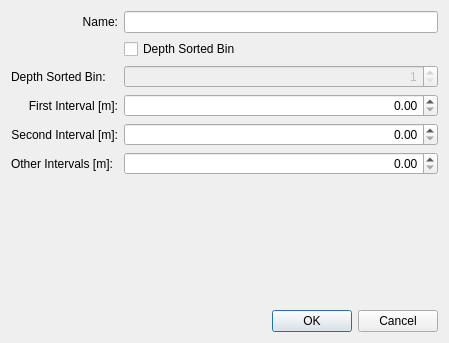
<?xml version="1.0" encoding="UTF-8"?>
<ui version="4.0">
 <class>DialogEditLOD</class>
 <widget class="QDialog" name="DialogEditLOD">
  <property name="geometry">
   <rect>
    <x>0</x>
    <y>0</y>
    <width>449</width>
    <height>343</height>
   </rect>
  </property>
  <property name="windowTitle">
   <string>LOD Edit</string>
  </property>
  <property name="modal">
   <bool>true</bool>
  </property>
  <layout class="QGridLayout" name="gridLayout">
   <item row="0" column="0">
    <widget class="QLabel" name="label">
     <property name="text">
      <string>Name:</string>
     </property>
     <property name="alignment">
      <set>Qt::AlignRight|Qt::AlignTrailing|Qt::AlignVCenter</set>
     </property>
     <property name="buddy">
      <cstring>lineEditName</cstring>
     </property>
    </widget>
   </item>
   <item row="0" column="1">
    <widget class="QLineEdit" name="lineEditName"/>
   </item>
   <item row="1" column="1">
    <widget class="QCheckBox" name="checkBoxDepthSortedBin">
     <property name="text">
      <string>Depth Sorted Bin</string>
     </property>
    </widget>
   </item>
   <item row="2" column="0">
    <widget class="QLabel" name="label_8">
     <property name="text">
      <string>Depth Sorted Bin:</string>
     </property>
     <property name="buddy">
      <cstring>spinBoxDepthSortedBin</cstring>
     </property>
    </widget>
   </item>
   <item row="2" column="1">
    <widget class="QSpinBox" name="spinBoxDepthSortedBin">
     <property name="enabled">
      <bool>false</bool>
     </property>
     <property name="alignment">
      <set>Qt::AlignRight|Qt::AlignTrailing|Qt::AlignVCenter</set>
     </property>
     <property name="minimum">
      <number>1</number>
     </property>
     <property name="maximum">
      <number>9</number>
     </property>
     <property name="value">
      <number>1</number>
     </property>
    </widget>
   </item>
   <item row="3" column="0">
    <widget class="QLabel" name="label_2">
     <property name="text">
      <string>First Interval [m]:</string>
     </property>
     <property name="alignment">
      <set>Qt::AlignRight|Qt::AlignTrailing|Qt::AlignVCenter</set>
     </property>
     <property name="buddy">
      <cstring>spinBoxInterval_F</cstring>
     </property>
    </widget>
   </item>
   <item row="3" column="1">
    <widget class="QDoubleSpinBox" name="spinBoxInterval_F">
     <property name="layoutDirection">
      <enum>Qt::LeftToRight</enum>
     </property>
     <property name="alignment">
      <set>Qt::AlignRight|Qt::AlignTrailing|Qt::AlignVCenter</set>
     </property>
     <property name="maximum">
      <double>99999.990000000005239</double>
     </property>
    </widget>
   </item>
   <item row="4" column="0">
    <widget class="QLabel" name="label_4">
     <property name="text">
      <string>Second Interval [m]:</string>
     </property>
     <property name="alignment">
      <set>Qt::AlignRight|Qt::AlignTrailing|Qt::AlignVCenter</set>
     </property>
     <property name="buddy">
      <cstring>spinBoxInterval_S</cstring>
     </property>
    </widget>
   </item>
   <item row="4" column="1">
    <widget class="QDoubleSpinBox" name="spinBoxInterval_S">
     <property name="layoutDirection">
      <enum>Qt::LeftToRight</enum>
     </property>
     <property name="alignment">
      <set>Qt::AlignRight|Qt::AlignTrailing|Qt::AlignVCenter</set>
     </property>
     <property name="maximum">
      <double>99999.990000000005239</double>
     </property>
    </widget>
   </item>
   <item row="5" column="0">
    <widget class="QLabel" name="label_3">
     <property name="text">
      <string>Other Intervals [m]:</string>
     </property>
     <property name="buddy">
      <cstring>spinBoxInterval_O</cstring>
     </property>
    </widget>
   </item>
   <item row="5" column="1">
    <widget class="QDoubleSpinBox" name="spinBoxInterval_O">
     <property name="alignment">
      <set>Qt::AlignRight|Qt::AlignTrailing|Qt::AlignVCenter</set>
     </property>
     <property name="maximum">
      <double>99999.990000000005239</double>
     </property>
    </widget>
   </item>
   <item row="6" column="0" colspan="2">
    <spacer name="verticalSpacer">
     <property name="orientation">
      <enum>Qt::Vertical</enum>
     </property>
     <property name="sizeHint" stdset="0">
      <size>
       <width>379</width>
       <height>205</height>
      </size>
     </property>
    </spacer>
   </item>
   <item row="7" column="0" colspan="2">
    <widget class="QDialogButtonBox" name="buttonBox">
     <property name="orientation">
      <enum>Qt::Horizontal</enum>
     </property>
     <property name="standardButtons">
      <set>QDialogButtonBox::Cancel|QDialogButtonBox::Ok</set>
     </property>
    </widget>
   </item>
  </layout>
 </widget>
 <tabstops>
  <tabstop>lineEditName</tabstop>
  <tabstop>checkBoxDepthSortedBin</tabstop>
  <tabstop>spinBoxDepthSortedBin</tabstop>
  <tabstop>spinBoxInterval_F</tabstop>
  <tabstop>spinBoxInterval_S</tabstop>
  <tabstop>spinBoxInterval_O</tabstop>
  <tabstop>buttonBox</tabstop>
 </tabstops>
 <resources/>
 <connections>
  <connection>
   <sender>buttonBox</sender>
   <signal>accepted()</signal>
   <receiver>DialogEditLOD</receiver>
   <slot>accept()</slot>
   <hints>
    <hint type="sourcelabel">
     <x>248</x>
     <y>254</y>
    </hint>
    <hint type="destinationlabel">
     <x>157</x>
     <y>274</y>
    </hint>
   </hints>
  </connection>
  <connection>
   <sender>buttonBox</sender>
   <signal>rejected()</signal>
   <receiver>DialogEditLOD</receiver>
   <slot>reject()</slot>
   <hints>
    <hint type="sourcelabel">
     <x>316</x>
     <y>260</y>
    </hint>
    <hint type="destinationlabel">
     <x>286</x>
     <y>274</y>
    </hint>
   </hints>
  </connection>
 </connections>
</ui>
